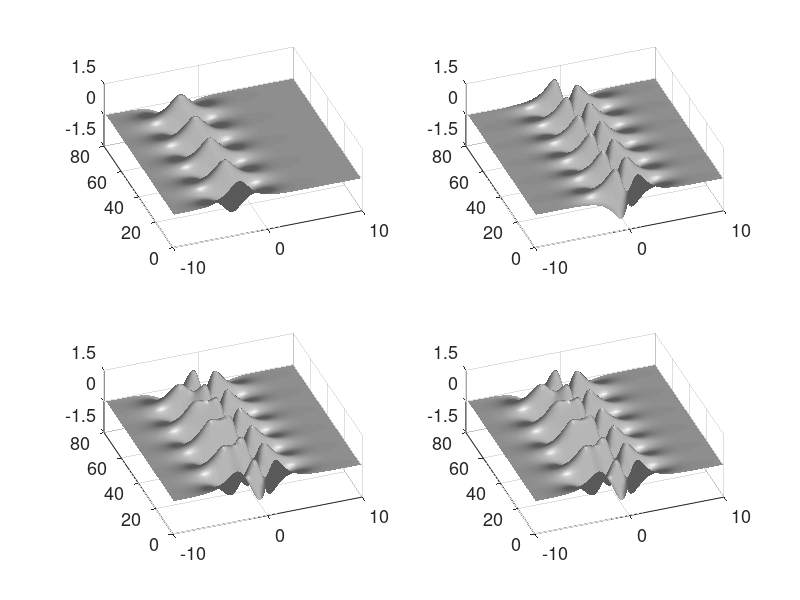
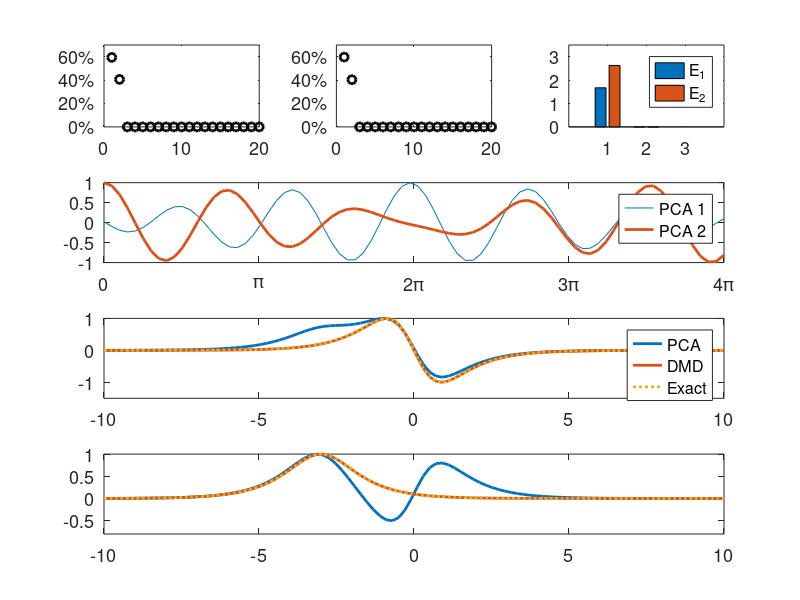

Reproduce these figures in MATLAB, in order.
clear all; close all; clc;
 
x=linspace(-10,10,100); 
t=linspace(0,4*pi,80); dt=t(2)-t(1);
[X,T]=meshgrid(x,t); 

%f1=sech(X+3).*(1-0.5*cos(2*T));
%f2=(sech(X).*tanh(X)).*(2.5*sin(3*T));
f1=sech(X+3).*(1*exp(i*2.3*T));
f2=(sech(X).*tanh(X)).*(2*exp(i*2.8*T));
f=f1+f2;
 
subplot(2,2,1), surfl(real(f1)), shading interp, colormap(gray), view(-20,60)
subplot(2,2,2), surfl(real(f2)), shading interp,colormap(gray), view(-20,60)
subplot(2,2,3), surfl(real(f)), shading interp,colormap(gray), view(-20,60) 

% PCA decomposition
 
[u,s,v]=svd(f');
 
figure(2)
subplot(4,3,1), plot(diag(s)/sum(diag(s)),'ko','Linewidth',[2])
subplot(4,1,2), plot(t,v(:,1)/max(v(:,1)),t,v(:,2)/max(v(:,2)),'Linewidth',[2])
subplot(4,1,3), plot(x,u(:,1)/max(u(:,1)),'Linewidth',[2])
subplot(4,1,4), plot(x,u(:,2)/max(u(:,2)),'Linewidth',[2])

X = f.'; X1 = X(:,1:end-1); X2 = X(:,2:end);
r=2;
[U2,Sigma2,V2] = svd(X1,'econ'); U=U2(:,1:r); Sigma=Sigma2(1:r,1:r); V=V2(:,1:r);
 
% DMD J-Tu decomposition:  Use this one
    
Atilde = U'*X2*V/Sigma;    
[W,D] = eig(Atilde);    
Phi = X2*V/Sigma*W;
    
mu = diag(D);
omega = log(mu)/dt;

u0=f(1,:).';
y0 = Phi\u0;  % pseudo-inverse initial conditions
u_modes = zeros(r,length(t));
for iter = 1:length(t)
     u_modes(:,iter) =(y0.*exp(omega*t(iter)));
end
u_dmd = Phi*u_modes;

figure(1)
subplot(2,2,4)
surfl(real(u_dmd.')), shading interp,colormap(gray), view(-20,60)


figure(2), 
subplot(4,3,2), plot(diag(Sigma2)/sum(diag(Sigma2)),'ko','Linewidth',[2])
subplot(4,1,3), hold on, plot(x,-Phi(:,1)/max(Phi(:,1)),'Linewidth',[2])
subplot(4,1,4), hold on, plot(x,Phi(:,2)/max(Phi(:,2)),'Linewidth',[2])


subplot(4,1,3), plot(x,-sech(x).*tanh(x)/max(sech(x).*tanh(x)),':','Linewidth',[2])
subplot(4,1,4), plot(x,sech(x+3)/max(sech(x+3)),':','Linewidth',[2])

E1(1)=norm(u(:,1)/max(u(:,1))-(-sech(x).*tanh(x)/max(sech(x).*tanh(x))).');
E2(1)=norm(u(:,2)/max(u(:,2))-(sech(x+3)/max(sech(x+3))).');

E1(2)=norm(-Phi(:,1)/max(Phi(:,1))-(-sech(x).*tanh(x)/max(sech(x).*tanh(x))).');
E2(2)=norm(Phi(:,2)/max(Phi(:,2))-(sech(x+3)/max(sech(x+3))).');

subplot(4,3,3), bar([E1; E2].'), 

%%
figure(1)
for j=1:4
subplot(2,2,j)
set(gca,'Ylim',[0 80],'Ytick',[0 20 40 60 80],'Xlim',[0 100],'Xtick',[0 50 100],'Xticklabel',{'-10','0','10'}, ...
    'Zlim',[-1.5 1.5],'Ztick',[-1.5 0 1.5],'Fontsize',[13])
end

figure(2)
subplot(4,3,1)
set(gca,'Xlim',[0 20],'Xtick',[0 10 20],'Ylim',[0 0.7],'Ytick',[0 0.2 0.4 0.6],'Yticklabel',{'0%','20%','40%','60%'},'Fontsize',[13])

subplot(4,3,2)
set(gca,'Xlim',[0 20],'Xtick',[0 10 20],'Ylim',[0 0.7],'Ytick',[0 0.2 0.4 0.6],'Yticklabel',{'0%','20%','40%','60%'},'Fontsize',[13])

subplot(4,3,3)
set(gca,'Xlim',[0 4],'Xtick',[1 2 3],'Ylim',[0 3.5],'Ytick',[0 1 2 3],'Fontsize',[13])
legend('E_1','E_2')

subplot(4,1,2)
set(gca,'Xlim',[0 4*pi],'Xtick',[0 pi 2*pi 3*pi 4*pi],'Xticklabel',{'0','\pi','2\pi','3\pi','4\pi'},'Fontsize',[13])
legend('PCA 1','PCA 2','ICA 1','ICA 2')


subplot(4,1,3)
set(gca,'Xlim',[-10 10],'Xtick',[-10 -5 0 5 10],'Ylim',[-1.5 1],'Ytick',[-1 0 1],'Fontsize',[13])
legend('PCA','DMD','Exact')


subplot(4,1,4)
set(gca,'Xlim',[-10 10],'Xtick',[-10 -5 0 5 10],'Ylim',[-0.8 1],'Ytick',[-0.5 0 0.5 1],'Fontsize',[13])


